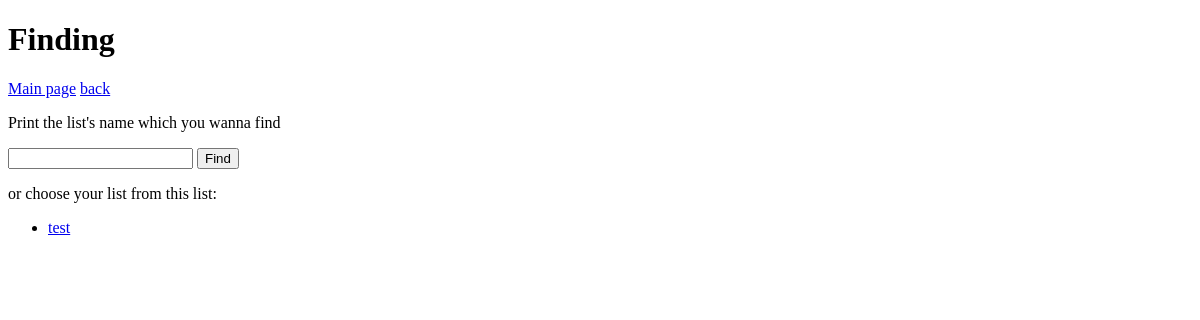
The page /finding/ on the database as committed earlier.
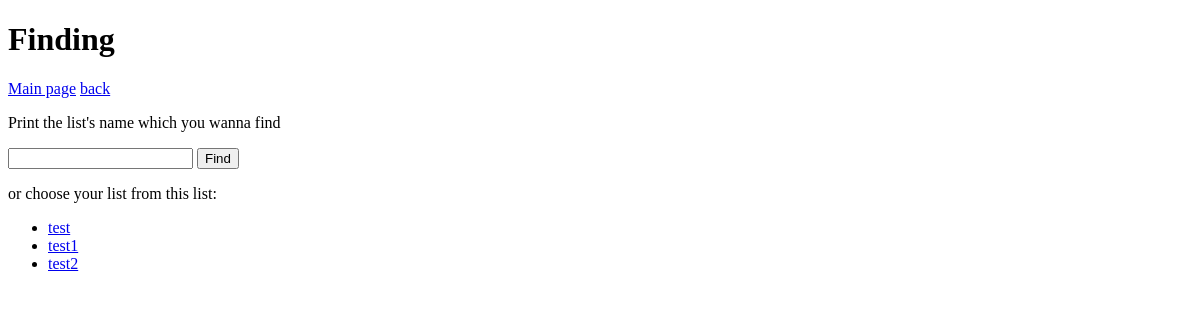
The same page on the database as committed later.
### main_page/models.py (models this page shows, shortened)
class Dictionary(models.Model):
   name = models.CharField(max_length=40)
   lang_from = models.CharField(max_length=40, default='unknown')
   lang_to = models.CharField(max_length=40, default='unknown')
   creation_date = models.CharField(max_length=40,default=current_time)

### main_page/views.py (the view)
# urls.py: path('<str:search_try>/', views.searh_page),
def searh_page(request, search_try):
    if search_try == 'creating':
        data = {"amount_fields":range(5), "lists":lists}
        return render(request, f"main_page/{search_try}/{search_try}.html",data)
    elif search_try == "finding":
        a = Dictionary.objects.all()
        all_lists = []
        for i in a:
            all_lists.append(i.name)
        data = {'all_lists': all_lists}
        return render(request, f"main_page/finding/finding.html",data)
    else:
        return HttpResponseNotFound("Opps")

### main_page/templates/main_page/finding/finding.html (shortened to what this page needs)
<!DOCTYPE html>
<html lang="en">
<head>
</head>
<body>
    <header>
        <div><h1>Finding</h1></div>
        {%include "includes/navbar.html" %}
    </header>
    <div>
        <form action="/searching/" method="post">
            <p>Print the list's name which you wanna find</p>
            <input type="text" value="" name="searching">
            <input type="submit" value="Find">
        </form>
    </div>
    <div>
        <p>or choose your list from this list:</p>
        <ul>
            {%for list in all_lists%}
            <li ><a href="/finding/{{list}}/" class="lists" id="list{{list}}">{{list}}</a></li>
            {%endfor%}
        </ul>
    </div>
</body>
</html>

Rows that differ between the two databases and show on the page:
added Dictionary: all_lists "test1"
added Dictionary: all_lists "test2"
